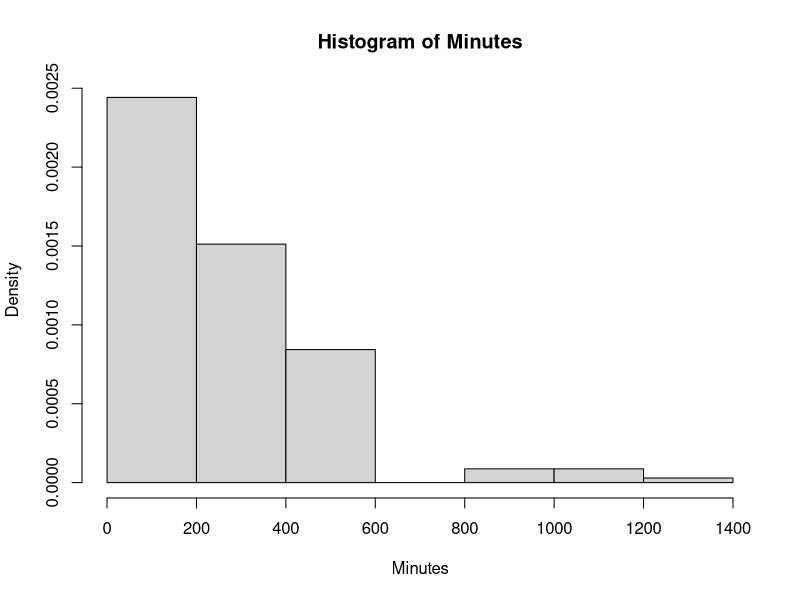

Write the R code that produced this figure. (Note: this script raises an error after producing the figure.)
setwd("C:/Users/laram/Desktop/Todo/UC3M/Statistics/Proyecto")


#We select minutes as calculating its mean makes more sense
#to the project objectives
MINUTES = read.csv("MINUTES.csv", sep = ";", dec = ".")

attach(MINUTES)

#First, we plot the data
dev.new()
hist(Minutes, freq = F)
dev.new()
hist(AGE, freq = F)

# 95% confidence interval for the population mean grade assuming a 
# Gaussian distribution for the minutes.
t.test(Minutes)
n= length(Minutes)
m=mean(MINUTES$Minutes)
sigma = sd(MINUTES$Minutes)
z.0.025 = qnorm(0.975)

#For large samples
m-z.0.025*sigma/sqrt(n) #lower bound: 229.655
m+z.0.025*sigma/sqrt(n) #upper bound: 300.6822

#For Gaussian data it would be:
#m-qt(0.975,n-1)*sd(Minutes)/sqrt(n) # 229.4019
#m+qt(0.975,n-1)*sd(Minutes)/sqrt(n) # 300.9353

#95 percent confidence interval: 229.655 300.6822

#Asymptotic interval? YES:
#As the sample size is large enough, the confidence interval
#can be considered asymptotic because it approximates a normal
#distribution and uses the z-distribution

#INTERPRETATION OF THE INTERVAL
#With 95% confidence, it can be said that the true average (mean)
#time spent, represented by "Minutes," is somewhere between
#229.655 minutes and 300.6822 minutes. This interval provides a
#range within which the true population mean is likely to fall.